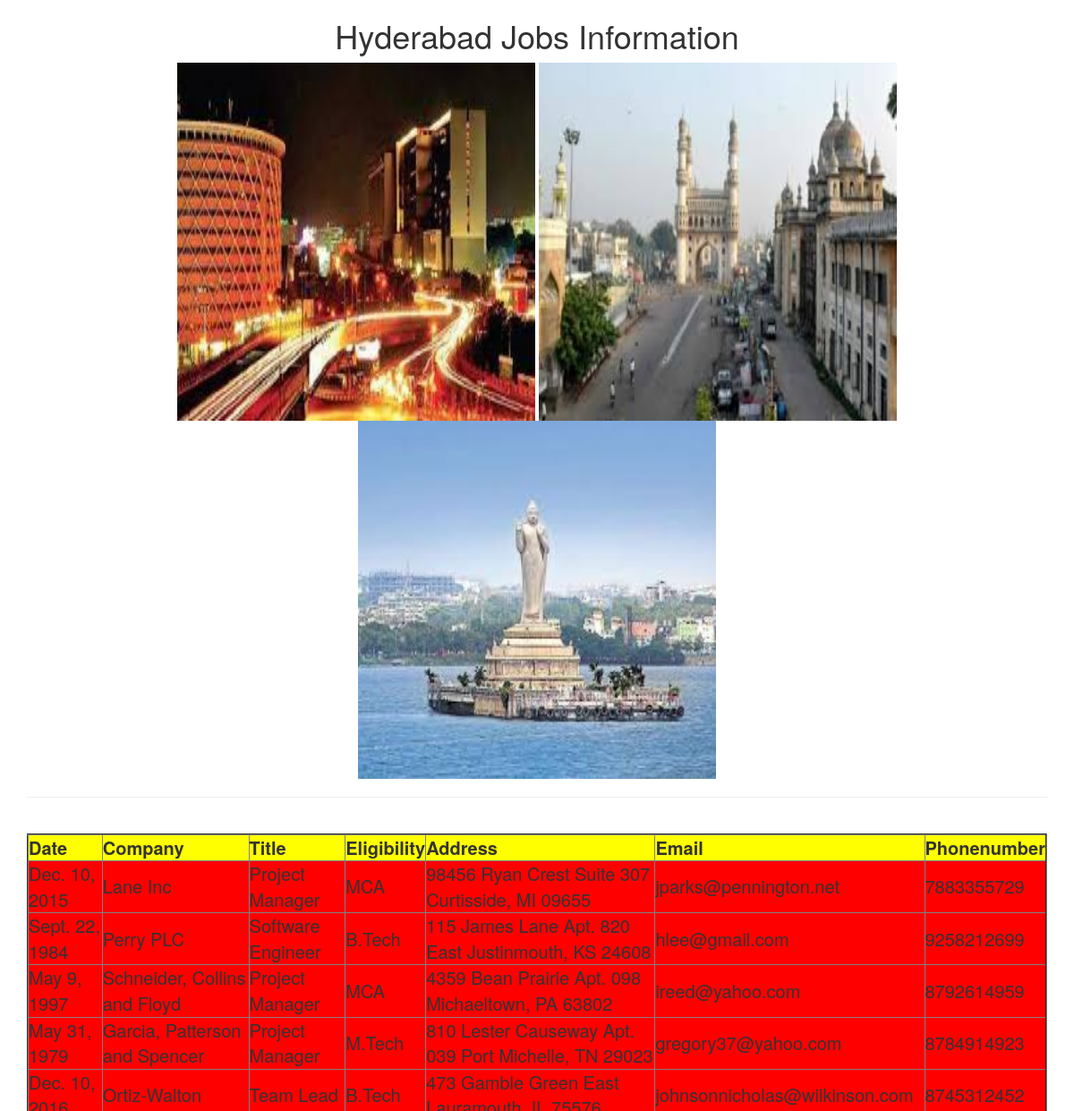
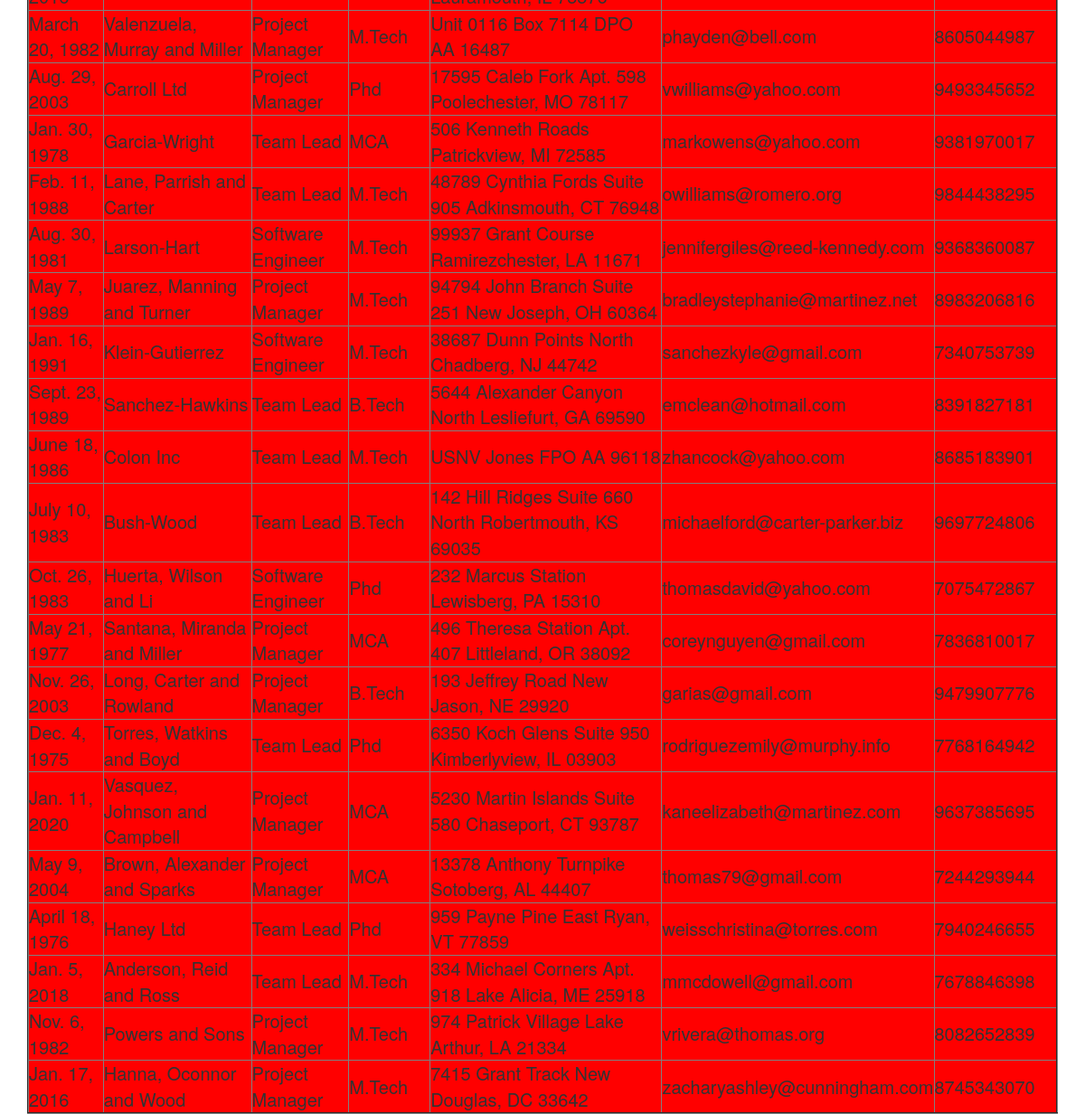
Screenshot of /hydjobs/ with the database file from the repository (2 pictures, top to bottom).
### testapp/models.py (models this page shows)
class hydjobs(models.Model):
    date=models.DateField();
    company=models.CharField(max_length=100);
    title=models.CharField(max_length=100);
    eligibility=models.CharField(max_length=100);
    address=models.CharField(max_length=100);
    email=models.EmailField();
    phonenumber=models.IntegerField();

### testapp/views.py (the view)
# urls.py: url(r'^hydjobs/', views.hydjobs1),
def hydjobs1(request):
    jobs_list=hydjobs.objects.all()
    my_dict={'jobs_list':jobs_list}
    return render(request,'testapp/hydjobs.html',context=my_dict)

### templates/testapp/hydjobs.html (shortened to what this page needs)
<!DOCTYPE html>
{%load staticfiles%}
<html lang="en" dir="ltr">
  <head>
      <link rel="stylesheet" href="https://stackpath.bootstrapcdn.com/bootstrap/3.4.1/css/bootstrap.min.css">
      <link rel="stylesheet" href="{% static "css/demodjproject.css" %}">
  </head>
  <body>
     <div class="container" align="center">
    <h1>Hyderabad Jobs Information</h1>
      <img src="{% static "images/hyd1.jpg" %}" alt="">
      <img src="{% static "images/hyd3.jpg" %}" alt="">
      <img src="{% static "images/hyd2.jpg" %}" alt="">
      <hr><br>
      {% if jobs_list %}
         <table border=2>
           <thead>
             <th>Date</th>
             <th>Company</th>
             <th>Title</th>
             <th>Eligibility</th>
             <th>Address</th>
             <th>Email</th>
             <th>Phonenumber</th>
           </thead>
           {% for job in jobs_list %}
              <tr>
                <td>{{job.date}}</td>
                <td>{{job.company}}</td>
                <td>{{job.title}}</td>
                <td>{{job.eligibility}}</td>
                <td>{{job.address}}</td>
                <td>{{job.email}}</td>
                <td>{{job.phonenumber}}</td>
              </tr>
           {% endfor %}
        </table>
      {% else %}
        <p>No Jobs found</p>
      {% endif %}
      </div>
  </body>
</html>

### static/css/demodjproject.css (style rules this page uses)
body { background: url(https://images.unsplash.com/photo-1465146344425-f00d5f5c8f07?ixlib=rb-1.2.1&ixid=eyJhcHBfaWQiOjEyMDd9&auto=format&fit=crop&w=500&q=60); background-repeat: no-repeat; background-size: cover; }
img { width: 400px; height: 400px; }
tr { background: red; font-size: 20px; }
th { background: yellow; font-size: 20px; }

### rows the page displays
hydjobs: date "Dec. 10, 2015", company "Lane Inc", title "Project Manager", eligibility "MCA", address "98456 Ryan Crest Suite 307 Curtisside, MI 09655", email "jparks@pennington.net", phonenumber "7883355729"
hydjobs: date "Sept. 22, 1984", company "Perry PLC", title "Software Engineer", eligibility "B.Tech", address "115 James Lane Apt. 820 East Justinmouth, KS 24608", email "hlee@gmail.com", phonenumber "9258212699"
hydjobs: date "May 9, 1997", company "Schneider, Collins and Floyd", title "Project Manager", eligibility "MCA", address "4359 Bean Prairie Apt. 098 Michaeltown, PA 63802", email "ireed@yahoo.com", phonenumber "8792614959"
hydjobs: date "May 31, 1979", company "Garcia, Patterson and Spencer", title "Project Manager", eligibility "M.Tech", address "810 Lester Causeway Apt. 039 Port Michelle, TN 29023", email "gregory37@yahoo.com", phonenumber "8784914923"
hydjobs: date "Dec. 10, 2016", company "Ortiz-Walton", title "Team Lead", eligibility "B.Tech", address "473 Gamble Green East Lauramouth, IL 75576", email "johnsonnicholas@wilkinson.com", phonenumber "8745312452"
hydjobs: date "March 20, 1982", company "Valenzuela, Murray and Miller", title "Project Manager", eligibility "M.Tech", address "Unit 0116 Box 7114 DPO AA 16487", email "phayden@bell.com", phonenumber "8605044987"
hydjobs: date "Aug. 29, 2003", company "Carroll Ltd", title "Project Manager", eligibility "Phd", address "17595 Caleb Fork Apt. 598 Poolechester, MO 78117", email "vwilliams@yahoo.com", phonenumber "9493345652"
hydjobs: date "Jan. 30, 1978", company "Garcia-Wright", title "Team Lead", eligibility "MCA", address "506 Kenneth Roads Patrickview, MI 72585", email "markowens@yahoo.com", phonenumber "9381970017"
hydjobs: date "Feb. 11, 1988", company "Lane, Parrish and Carter", title "Team Lead", eligibility "M.Tech", address "48789 Cynthia Fords Suite 905 Adkinsmouth, CT 76948", email "owilliams@romero.org", phonenumber "9844438295"
hydjobs: date "Aug. 30, 1981", company "Larson-Hart", title "Software Engineer", eligibility "M.Tech", address "99937 Grant Course Ramirezchester, LA 11671", email "jennifergiles@reed-kennedy.com", phonenumber "9368360087"
hydjobs: date "May 7, 1989", company "Juarez, Manning and Turner", title "Project Manager", eligibility "M.Tech", address "94794 John Branch Suite 251 New Joseph, OH 60364", email "bradleystephanie@martinez.net", phonenumber "8983206816"
hydjobs: date "Jan. 16, 1991", company "Klein-Gutierrez", title "Software Engineer", eligibility "M.Tech", address "38687 Dunn Points North Chadberg, NJ 44742", email "sanchezkyle@gmail.com", phonenumber "7340753739"
hydjobs: date "Sept. 23, 1989", company "Sanchez-Hawkins", title "Team Lead", eligibility "B.Tech", address "5644 Alexander Canyon North Lesliefurt, GA 69590", email "emclean@hotmail.com", phonenumber "8391827181"
hydjobs: date "June 18, 1986", company "Colon Inc", title "Team Lead", eligibility "M.Tech", address "USNV Jones FPO AA 96118", email "zhancock@yahoo.com", phonenumber "8685183901"
hydjobs: date "July 10, 1983", company "Bush-Wood", title "Team Lead", eligibility "B.Tech", address "142 Hill Ridges Suite 660 North Robertmouth, KS 69035", email "michaelford@carter-parker.biz", phonenumber "9697724806"
hydjobs: date "Oct. 26, 1983", company "Huerta, Wilson and Li", title "Software Engineer", eligibility "Phd", address "232 Marcus Station Lewisberg, PA 15310", email "thomasdavid@yahoo.com", phonenumber "7075472867"
hydjobs: date "May 21, 1977", company "Santana, Miranda and Miller", title "Project Manager", eligibility "MCA", address "496 Theresa Station Apt. 407 Littleland, OR 38092", email "coreynguyen@gmail.com", phonenumber "7836810017"
hydjobs: date "Nov. 26, 2003", company "Long, Carter and Rowland", title "Project Manager", eligibility "B.Tech", address "193 Jeffrey Road New Jason, NE 29920", email "garias@gmail.com", phonenumber "9479907776"
hydjobs: date "Dec. 4, 1975", company "Torres, Watkins and Boyd", title "Team Lead", eligibility "Phd", address "6350 Koch Glens Suite 950 Kimberlyview, IL 03903", email "rodriguezemily@murphy.info", phonenumber "7768164942"
hydjobs: date "Jan. 11, 2020", company "Vasquez, Johnson and Campbell", title "Project Manager", eligibility "MCA", address "5230 Martin Islands Suite 580 Chaseport, CT 93787", email "kaneelizabeth@martinez.com", phonenumber "9637385695"
hydjobs: date "May 9, 2004", company "Brown, Alexander and Sparks", title "Project Manager", eligibility "MCA", address "13378 Anthony Turnpike Sotoberg, AL 44407", email "thomas79@gmail.com", phonenumber "7244293944"
hydjobs: date "April 18, 1976", company "Haney Ltd", title "Team Lead", eligibility "Phd", address "959 Payne Pine East Ryan, VT 77859", email "weisschristina@torres.com", phonenumber "7940246655"
hydjobs: date "Jan. 5, 2018", company "Anderson, Reid and Ross", title "Team Lead", eligibility "M.Tech", address "334 Michael Corners Apt. 918 Lake Alicia, ME 25918", email "mmcdowell@gmail.com", phonenumber "7678846398"
hydjobs: date "Nov. 6, 1982", company "Powers and Sons", title "Project Manager", eligibility "M.Tech", address "974 Patrick Village Lake Arthur, LA 21334", email "vrivera@thomas.org", phonenumber "8082652839"
hydjobs: date "Jan. 17, 2016", company "Hanna, Oconnor and Wood", title "Project Manager", eligibility "M.Tech", address "7415 Grant Track New Douglas, DC 33642", email "zacharyashley@cunningham.com", phonenumber "8745343070"
